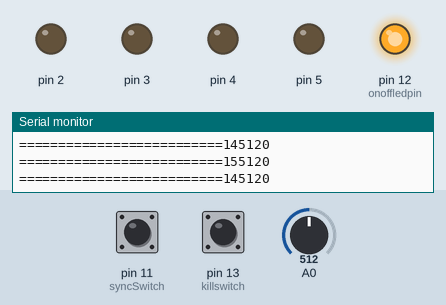
This sketch was run on a simulated Arduino Uno, built with avr-gcc and run on an emulated ATmega328P. Parts: output pins drawn as LEDs (lit = HIGH), the last lines printed to the serial monitor. The test bench sets the inputs (shaded band); at power-on: A0 = 512, pin 13 (killswitch) LOW, pin 11 (syncSwitch) LOW.

Above: at 1.2 s.
1.3 s: A0 set to 757
2.8 s: A0 set to 778
At 3.2 s:
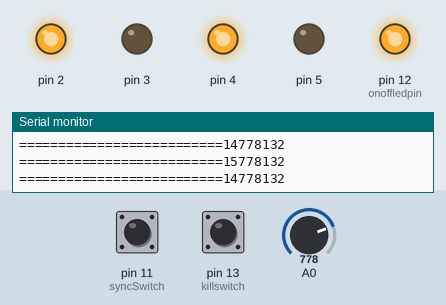
4.3 s: pin 13 (killswitch) pulled HIGH for 0.15 s
At 4.8 s:
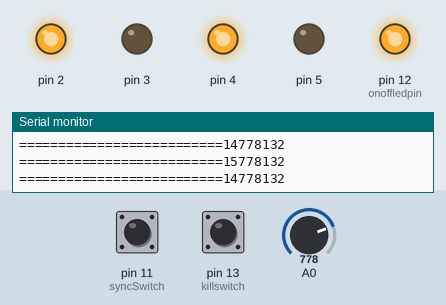
5.9 s: A0 set to 511
At 7.1 s:
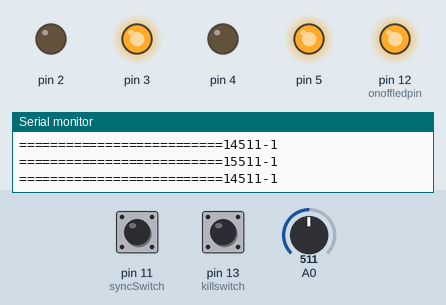
7.4 s: pin 13 (killswitch) pulled HIGH for 1 s
At 7.8 s:
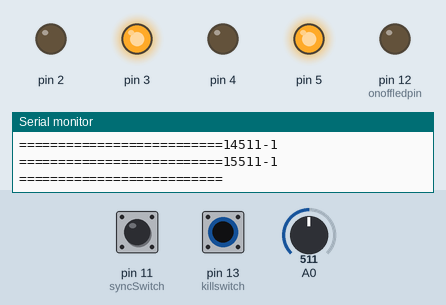
9.9 s: A0 set to 306
At 10.9 s:
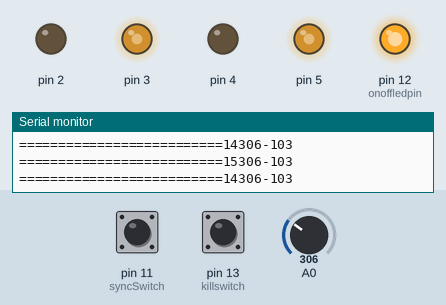
Timing chart, 0 to 12.5 s (numbered marks = the images above; inputs shaded):
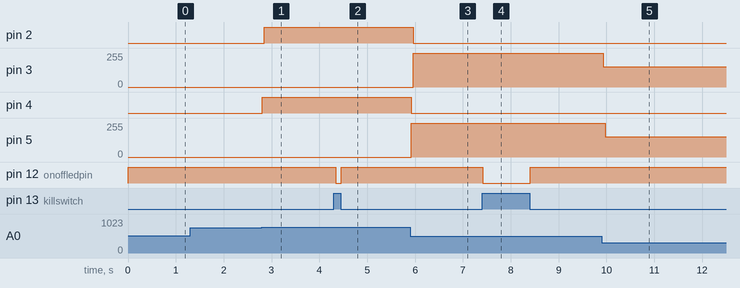

Measured:
- the behaviour switches between 768 and 769 on A0 (found by bisection; images 0 and 1)
- after the input at 2.8 s, pin 2: LOW → HIGH after 0.05 s; pin 4: LOW → HIGH at once
- after the input at 4.3 s, pin 12 (onoffledpin): HIGH → LOW after 0.05 s, → HIGH 0.11 s later
- after the input at 5.9 s, pin 2: HIGH → LOW after 0.06 s; pin 3: 0/255 → 255/255 after 0.06 s; pin 4: HIGH → LOW at once; pin 5: 0/255 → 255/255 at once
- after the input at 7.4 s, pin 12 (onoffledpin): HIGH → LOW at once, → HIGH 0.99 s later
- after the input at 9.9 s, pin 3: 255/255 → 153/255 at once; pin 5: 255/255 → 153/255 after 0.07 s

The sketch:

SpeedController2.ino
```cpp
const int onoffledpin = 12;
const int killswitch = 13;
const int syncSwitch = 11;

void setup() {
  Serial.begin(9600);
  pinMode(killswitch, INPUT);
  pinMode(onoffledpin, OUTPUT);
  pinMode(syncSwitch, INPUT);
}

void loop() {
//kill switch code with led indicator
   if(digitalRead(killswitch)==HIGH){
    //doesn't run other code when board is switched off
   digitalWrite(onoffledpin, LOW);
   }else{
    //PUT ALL RUNNING CODE HERE so the kill switch does what its supposed to
    if(digitalRead(syncSwitch)==HIGH){
     //makes them both spin at the same speed
     out(2,3,A0,0,1023);
     out(4,5,A0,0,1023);
    }else{
      //makes them both spin at the rate their potentiometers are spinning
      out(2,3,A0,0,1023);
      out(4,5,A1,0,1023);
    }
     digitalWrite(onoffledpin, HIGH);
   }
  delay(2);
}

/*the function "out" is the function that does all the things
    to output the values from the POT to the MC. it accepts 5
    inputs, in this order:
    -positive output: white wire in PWM standard, when signal
      goes through this one it will move forward
    -negative output: black wire in PWM standard, when signal
      goes through this one it will move backward
    -analog input: the port the potentiometer will send values
      into
    -lower value: this is the lowest value your potentiometer
      will output, what you want the POT to be outputting when
      the MC is going backwards as fast as possible
    -upper value: opposite of lower value, what you want the POT
      to be outputting when the MC is going forwards AFAP
*/

void out(int outpin1, int outpin2, int inpin, int lowval, int upval){
  int sensorValue = analogRead(A0);
  /*lowval and upval are the ranges of potentiometers because
  //some are sketchy and dont output normal values
  //maps possible potentiometer values to values accepted
  //by the PWM motor controllers
  */
  int outputValue = map(sensorValue, lowval, upval, -255, 255);
  if(outputValue>0){
    //forwards
    analogWrite(outpin1, outputValue);
    analogWrite(outpin2, 0);
  }else if(outputValue<0){
    //bakcwards
    analogWrite(outpin1, 0);
    analogWrite(outpin2, outputValue);
  }else{
    //stopped
    digitalWrite(outpin1, LOW);
    digitalWrite(outpin2, LOW);
  }

  //prints everything for troubleshooting purposes
  Serial.print(inpin);
  Serial.print(sensorValue);
  Serial.println(outputValue);
  Serial.print("==========================");
}
```
